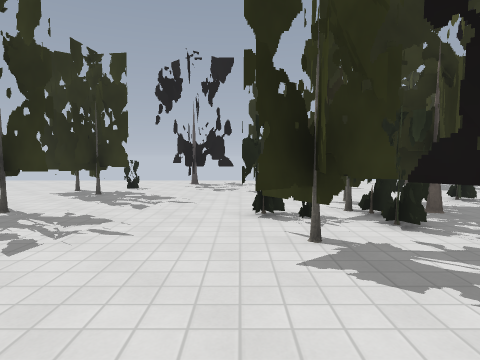
view 1 (above)

24 first-person views from a walk through a 3-D level made in the Godot game engine. The camera is 1.3 m above the floor, tilts 4° down and sees 75° across. The floor is counted in squares, 1 m on a side. Each view is taken from the middle of a square. On the plan, view 1 faces up. The plan holds only what a view shows up to about 14 squares ahead; the rest is blank. The place goes on beyond the plan. Characters and animated objects are left out. Some surface patterns are stand-ins.

view 2
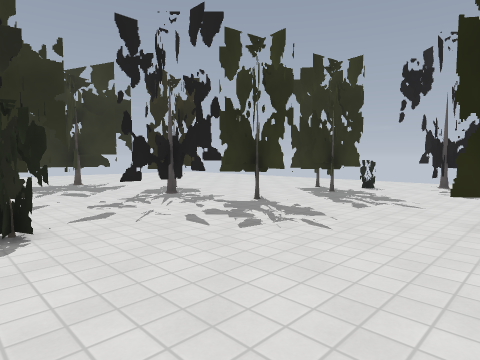

view 3
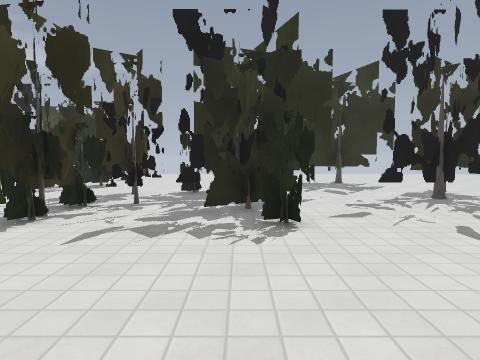

view 4
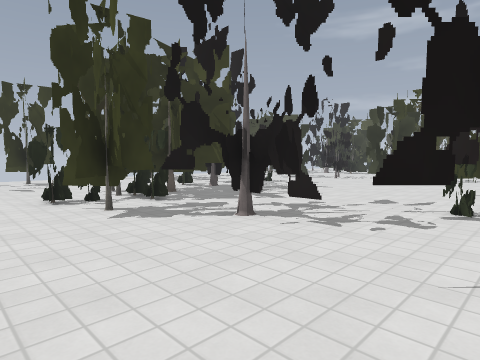

view 5
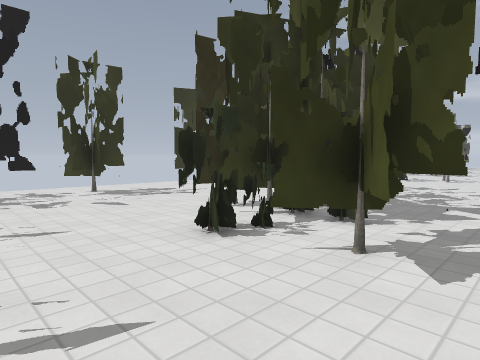

view 6
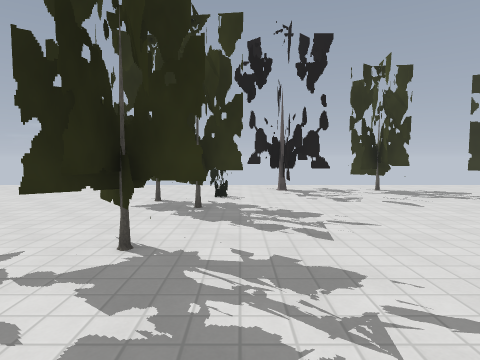

view 7
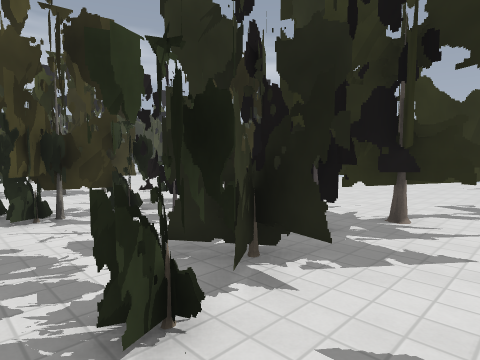

view 8
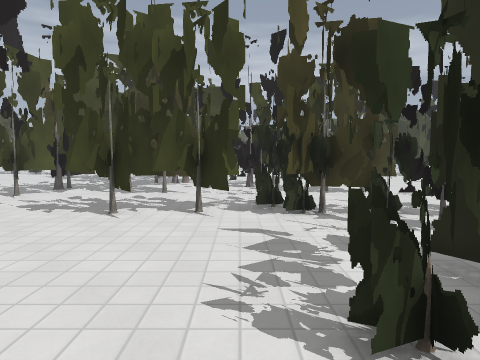

view 9
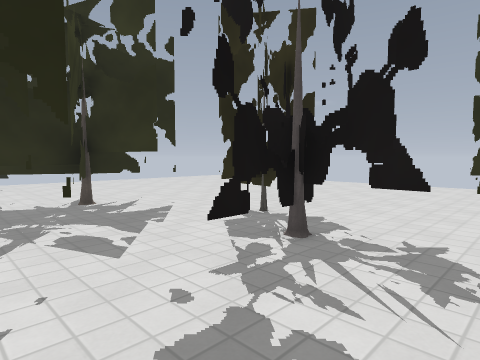

view 10
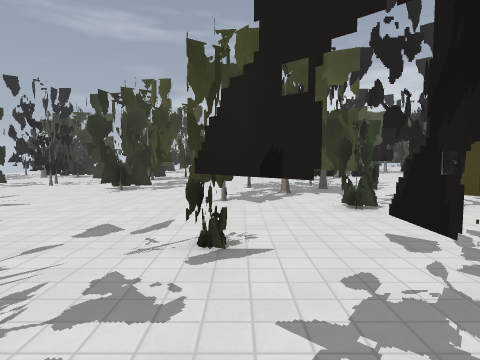

view 11
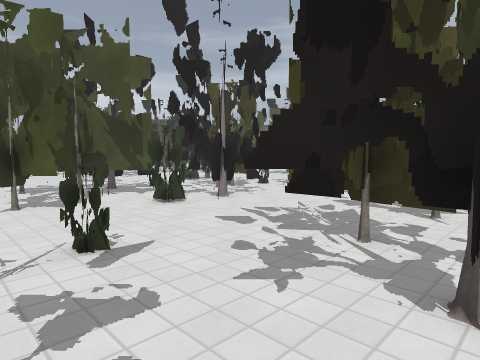

view 12
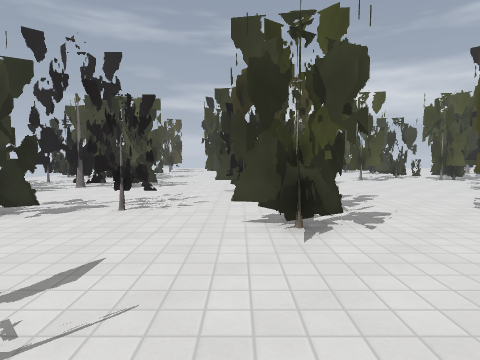

view 13
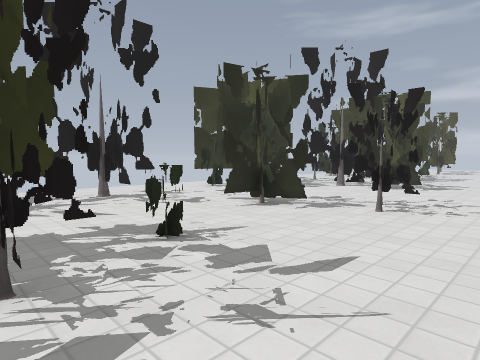

view 14
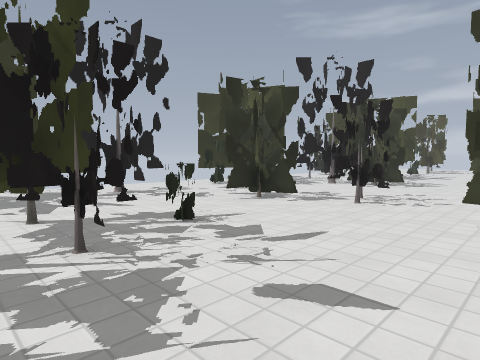

view 15
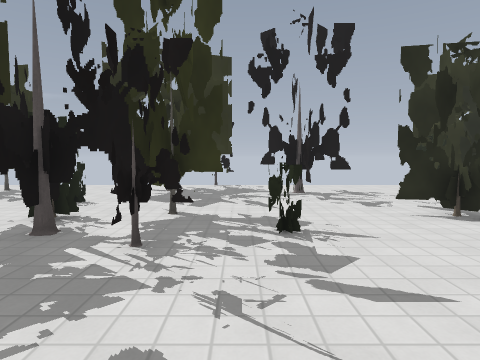

view 16
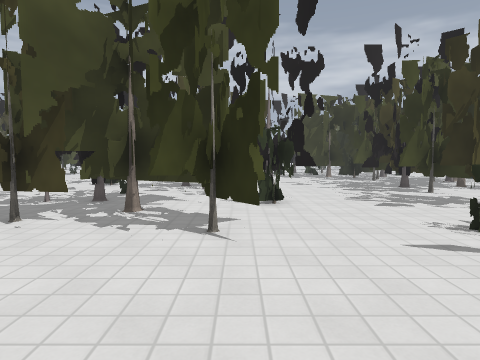

view 17
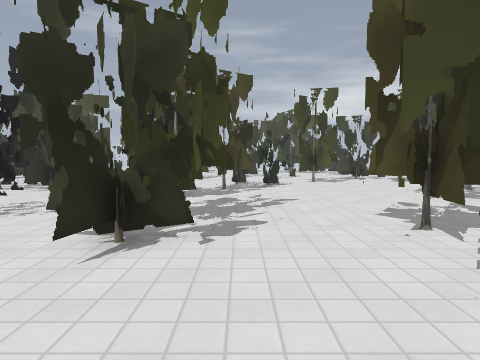

view 18
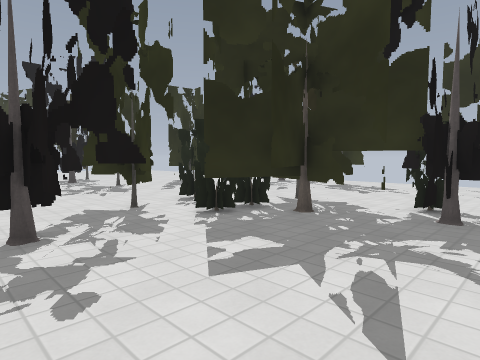

view 19
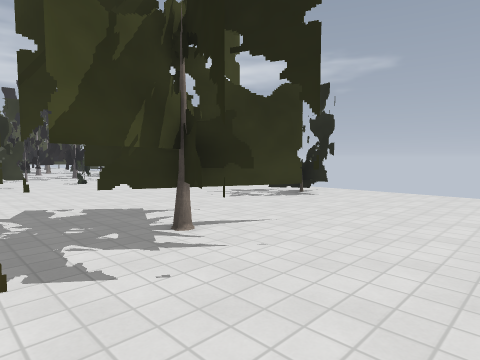

view 20
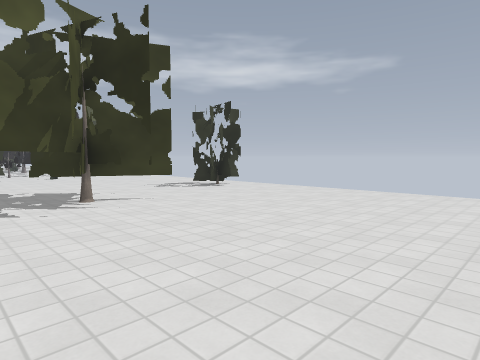

view 21
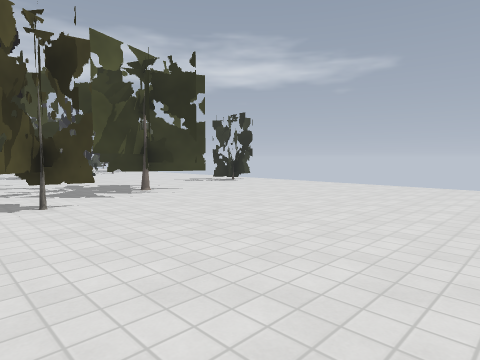

view 22
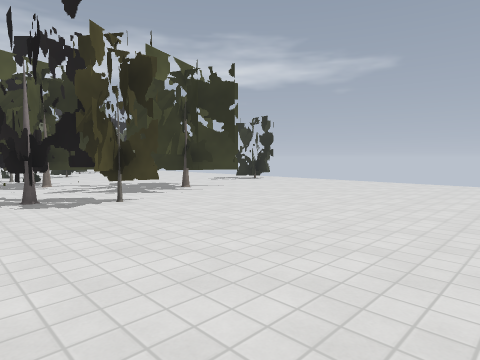

view 23
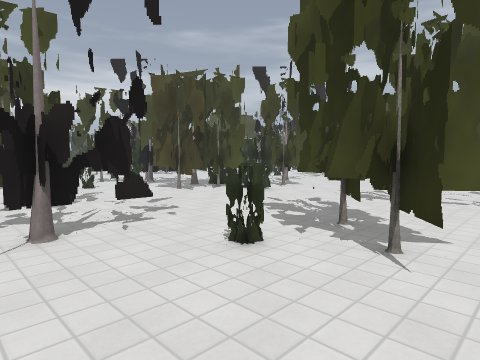

view 24
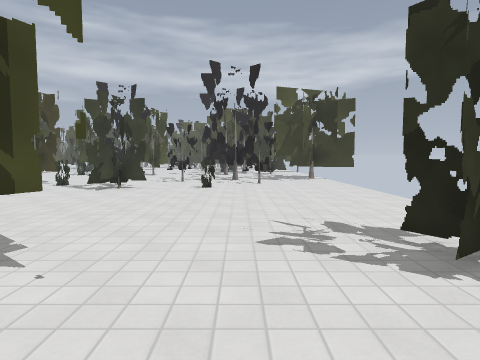

### Floor plan
Key: @ floor where view 1 was taken; # wall or solid block; x gap in a wall; . floor; T thing the floor can be seen under or through.
Columns run from 24 left of view 1 to 24 right of it. Each row starts with its distance up from view 1.
 17           .......... #     ...#       .....#
 16     ................ ##  ##...      ###...##
 15 .....................TTT###...     #####.. #
 14 ...................T..T .......   .. # ....#
 13 .................TTT........... .....#....   ##
 12 .................TTT .........#...........   .#
 11 ..................TTT............TT....###    #
 10 ..........................TTT.TT TT....###....##
  9 ..........................TT T TTT.....##.....###
  8 ............TTT T.TT.....TTTTTTTTTT......TT.... #
  7 ........T.T. TTTTTTT.....TTTTTTT.TT.....TTT......
  6 .......TTTTT..TTT .......T T#TT .................
  5 ........TTT... T ....... TT.................##..
  4 .##....TTTT.............TTT ..........##...####
  3 .##.....T.T.T.T...........TTT.........####   ##
  2  .#........T TTT.......... TTT........#####..###
  1  ...........TTTT####...... T ................. #
  0  ..........  TTT###.....@..T.....................
 -1  ...........T TT #.........x.......TT............
 -2 .............T TT........#.##..#...TTTTTT........
 -3 ............. TTTT ..... ####.......## TT........
 -4 .............TT TTTT#####  ###......#     .......
 -5 ..............T.TTTT        # ....###   TT..  ...
 -6 .........###...... T        #....###   #TT..  ...
 -7 .........## .......         # ... #    #.....
 -8               ## ..#        ##... ###  #.....
 -9               .## .#         #....#.#   ...
-10                   ##         #......#    ..

Positions as (right, up) in squares from view 1, and headings:
1: (0, 0), facing up
2: (1, 0), facing up-left
3: (1, 0), facing left
4: (-2, -3), facing up-right
5: (-3, 3), facing up-right
6: (-4, 3), facing up
7: (-4, 3), facing down-left
8: (-4, 3), facing down
9: (-6, 2), facing up-left
10: (2, -2), facing right
11: (2, 0), facing down-right
12: (9, 4), facing right
13: (9, 4), facing up-right
14: (8, 3), facing up-right
15: (11, 3), facing up
16: (11, 4), facing down
17: (10, 1), facing right
18: (9, 1), facing up-left
19: (-12, 10), facing down-left
20: (-12, 15), facing down-left
21: (-9, 17), facing down-left
22: (-7, 17), facing down-left
23: (-8, 17), facing down-right
24: (-19, 7), facing down
